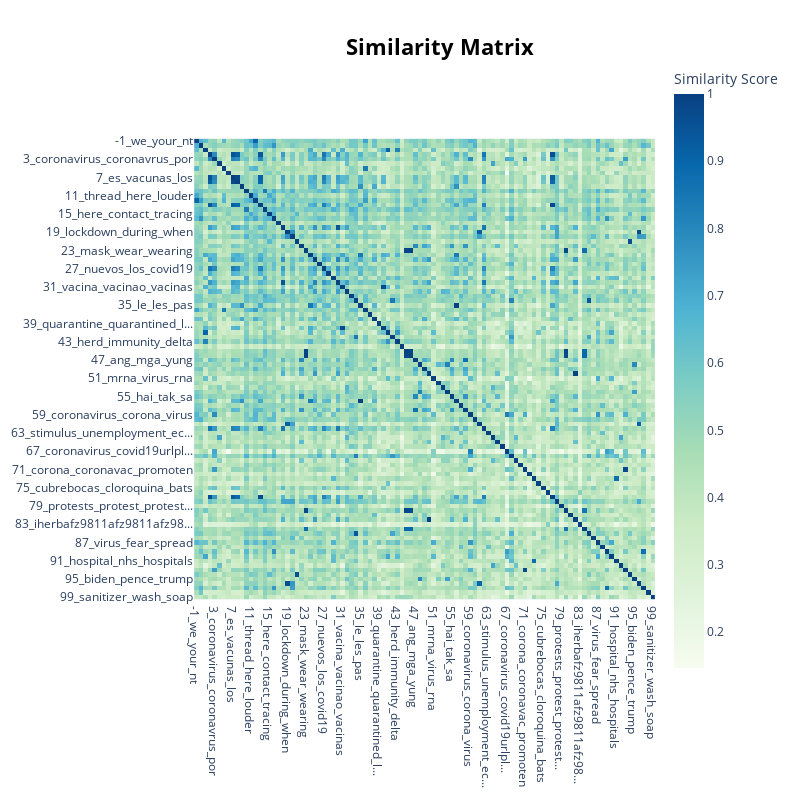

Write notebook code for a chart like this one.
### Code cell
model.visualize_heatmap()

### Figure 1 — Plotly figure (JSON) as saved in the notebook; plotly's stock layout.template omitted (floating-point values rounded to 4 significant figures; data arrays with more than 128 entries replaced by an {"elided": "..."} marker saying what was removed)
{"data": [{"coloraxis": "coloraxis", "hovertemplate": "x: %{x}<br>y: %{y}<br>Similarity Score: %{z}<extra></extra>", "name": "0", "type": "heatmap", "x": ["-1_we_your_nt", "0_yahoo_gt_pcr", "1_vaccine_vaccinated_vaccines", "2_el_los_es", "3_coronavirus_coronavrus_por", "4_china_chinese_coronavirus", "5_fuck_lol_love", "6_schools_school_students", "7_es_vacunas_los", "8_el_los_vacunacin", "9_und_der_nicht", "10_pandemic_birthday_wave", "11_thread_here_louder", "12_gon_he_covid", "13_el_virus_por", "14_pandemic_distancing_social", "15_here_contact_tracing", "16_via_covid19_5g", "17_sports_games_teams", "18_pandemia_uma_fauci", "19_lockdown_during_when", "20_lockdown_curfew_2021", "21_test_tested_pcr", "22_dengan_indonesia_dalam", "23_mask_wear_wearing", "24_les_vaccins_vaccin", "25_eu_meu_uma", "26_refund_coronavirus_theat...", "27_nuevos_los_covid19", "28_che_italy_della", "29_mental_symptoms_health", "30_pandemia_uma_quarentena", "31_vacina_vacinao_vacinas", "32_bolsonaro_brasil_preside...", "33_spoke_society_bible", "34_cases_deaths_died", "35_le_les_pas", "36_fuck_fucking_like", "37_cuomo_nursing_ny", "38_het_een_niet", "39_quarantine_quarantined_l...", "40_vacina_tomar_vacinar", "41_vaccine_pfizer_vaccines", "42_deaths_death_died", "43_herd_immunity_delta", "44_hydroxychloroquine_iverm...", "45_masks_mask_wear", "46_mask_wear_wearing", "47_ang_mga_yung", "48_trump_vaccine_president", "49_bir_kadar_koronavirs", "50_mscara_mascara_sem", "51_mrna_virus_rna", "52_vote_ballots_voting", "53_florida_governor_state", "54_boris_trump_johnson", "55_hai_tak_sa", "56_le_pas_les", "57_gates_bill_donate", "58_ang_ga_gak", "59_coronavirus_corona_virus", "60_pin_dose2_dose1", "61_lockdown_lockdowns_lockd...", "62_pandemia_es_los", "63_stimulus_unemployment_ec...", "64_sweden_australia_canada", "65_maharashtra_bjp_delhi", "66_home_housing_rent", "67_coronavirus_covid19urlpl...", "68_coronavirus_deaths_appoi...", "69_nigeria_africa_african", "70_music_song_concert", "71_corona_coronavac_promoten", "72_passports_passport_freedom", "73_icu_hospital_patients", "74_pfizer_moderna_vaccine", "75_cubrebocas_cloroquina_bats", "76_kf94_kf80_kfad", "77_el_por_es", "78_lockdown_foto_logo", "79_protests_protest_protest...", "80_mask_masks_wear", "81_za_bdzie_czy", "82_mscara_mascara_sem", "83_iherbafz9811afz9811afz98...", "84_face_mascara_mask", "85_cases_deaths_recovered", "86_whatshappeninginmyanmar_...", "87_virus_fear_spread", "88_market_stocks_stock", "89_covid19_covid19mx_lawanc...", "90_sarscov2_virus_vaccine", "91_hospital_nhs_hospitals", "92_iran_uae_israel", "93_corona_2021_alyemenimuha...", "94_positive_test_tested", "95_biden_pence_trump", "96_lockdown_going_back", "97_19_covid19_covid19greece", "98_tweet_twitter_retweet", "99_sanitizer_wash_soap"], "xaxis": "x", "y": ["-1_we_your_nt", "0_yahoo_gt_pcr", "1_vaccine_vaccinated_vaccines", "2_el_los_es", "3_coronavirus_coronavrus_por", "4_china_chinese_coronavirus", "5_fuck_lol_love", "6_schools_school_students", "7_es_vacunas_los", "8_el_los_vacunacin", "9_und_der_nicht", "10_pandemic_birthday_wave", "11_thread_here_louder", "12_gon_he_covid", "13_el_virus_por", "14_pandemic_distancing_social", "15_here_contact_tracing", "16_via_covid19_5g", "17_sports_games_teams", "18_pandemia_uma_fauci", "19_lockdown_during_when", "20_lockdown_curfew_2021", "21_test_tested_pcr", "22_dengan_indonesia_dalam", "23_mask_wear_wearing", "24_les_vaccins_vaccin", "25_eu_meu_uma", "26_refund_coronavirus_theat...", "27_nuevos_los_covid19", "28_che_italy_della", "29_mental_symptoms_health", "30_pandemia_uma_quarentena", "31_vacina_vacinao_vacinas", "32_bolsonaro_brasil_preside...", "33_spoke_society_bible", "34_cases_deaths_died", "35_le_les_pas", "36_fuck_fucking_like", "37_cuomo_nursing_ny", "38_het_een_niet", "39_quarantine_quarantined_l...", "40_vacina_tomar_vacinar", "41_vaccine_pfizer_vaccines", "42_deaths_death_died", "43_herd_immunity_delta", "44_hydroxychloroquine_iverm...", "45_masks_mask_wear", "46_mask_wear_wearing", "47_ang_mga_yung", "48_trump_vaccine_president", "49_bir_kadar_koronavirs", "50_mscara_mascara_sem", "51_mrna_virus_rna", "52_vote_ballots_voting", "53_florida_governor_state", "54_boris_trump_johnson", "55_hai_tak_sa", "56_le_pas_les", "57_gates_bill_donate", "58_ang_ga_gak", "59_coronavirus_corona_virus", "60_pin_dose2_dose1", "61_lockdown_lockdowns_lockd...", "62_pandemia_es_los", "63_stimulus_unemployment_ec...", "64_sweden_australia_canada", "65_maharashtra_bjp_delhi", "66_home_housing_rent", "67_coronavirus_covid19urlpl...", "68_coronavirus_deaths_appoi...", "69_nigeria_africa_african", "70_music_song_concert", "71_corona_coronavac_promoten", "72_passports_passport_freedom", "73_icu_hospital_patients", "74_pfizer_moderna_vaccine", "75_cubrebocas_cloroquina_bats", "76_kf94_kf80_kfad", "77_el_por_es", "78_lockdown_foto_logo", "79_protests_protest_protest...", "80_mask_masks_wear", "81_za_bdzie_czy", "82_mscara_mascara_sem", "83_iherbafz9811afz9811afz98...", "84_face_mascara_mask", "85_cases_deaths_recovered", "86_whatshappeninginmyanmar_...", "87_virus_fear_spread", "88_market_stocks_stock", "89_covid19_covid19mx_lawanc...", "90_sarscov2_virus_vaccine", "91_hospital_nhs_hospitals", "92_iran_uae_israel", "93_corona_2021_alyemenimuha...", "94_positive_test_tested", "95_biden_pence_trump", "96_lockdown_going_back", "97_19_covid19_covid19greece", "98_tweet_twitter_retweet", "99_sanitizer_wash_soap"], "yaxis": "y", "z": {"elided": "101x101 float values"}}], "layout": {"coloraxis": {"colorbar": {"title": {"text": "Similarity Score"}}, "colorscale": [[0, "rgb(247,252,240)"], [0.125, "rgb(224,243,219)"], [0.25, "rgb(204,235,197)"], [0.375, "rgb(168,221,181)"], [0.5, "rgb(123,204,196)"], [0.625, "rgb(78,179,211)"], [0.75, "rgb(43,140,190)"], [0.875, "rgb(8,104,172)"], [1, "rgb(8,64,129)"]]}, "height": 800, "hoverlabel": {"bgcolor": "white", "font": {"family": "Rockwell", "size": 16}}, "legend": {"title": {"text": "Trend"}}, "margin": {"t": 60}, "showlegend": true, "title": {"font": {"color": "Black", "size": 22}, "text": "<b>Similarity Matrix", "x": 0.55, "xanchor": "center", "y": 0.95, "yanchor": "top"}, "width": 800, "xaxis": {"anchor": "y", "constrain": "domain", "domain": [0, 1], "scaleanchor": "y"}, "yaxis": {"anchor": "x", "autorange": "reversed", "constrain": "domain", "domain": [0, 1]}}}
